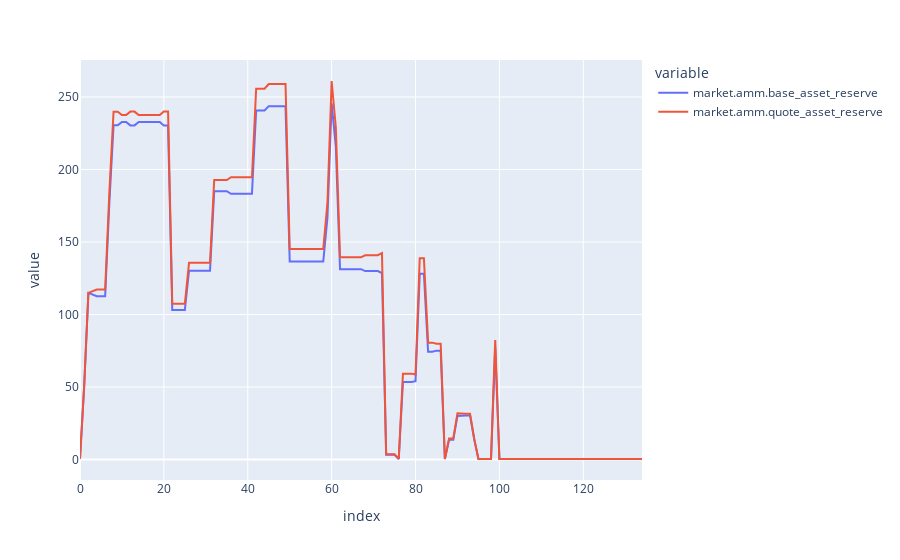

The notebook cell this image was saved under:
### Code cell
market2[[
    'market.amm.base_asset_reserve',
    'market.amm.quote_asset_reserve',
]].plot()

### Figure 1 — Plotly figure (JSON) as saved in the notebook; plotly's stock layout.template omitted (floating-point values rounded to 4 significant figures; data arrays with more than 128 entries replaced by an {"elided": "..."} marker saying what was removed)
{"data": [{"hovertemplate": "variable=market.amm.base_asset_reserve<br>index=%{x}<br>value=%{y}<extra></extra>", "legendgroup": "market.amm.base_asset_reserve", "line": {"color": "#636efa", "dash": "solid"}, "marker": {"symbol": "circle"}, "mode": "lines", "name": "market.amm.base_asset_reserve", "orientation": "v", "showlegend": true, "type": "scatter", "x": {"elided": "135 int values"}, "xaxis": "x", "y": {"elided": "135 float values"}, "yaxis": "y"}, {"hovertemplate": "variable=market.amm.quote_asset_reserve<br>index=%{x}<br>value=%{y}<extra></extra>", "legendgroup": "market.amm.quote_asset_reserve", "line": {"color": "#EF553B", "dash": "solid"}, "marker": {"symbol": "circle"}, "mode": "lines", "name": "market.amm.quote_asset_reserve", "orientation": "v", "showlegend": true, "type": "scatter", "x": {"elided": "135 int values"}, "xaxis": "x", "y": {"elided": "135 float values"}, "yaxis": "y"}], "layout": {"legend": {"title": {"text": "variable"}, "tracegroupgap": 0}, "margin": {"t": 60}, "xaxis": {"anchor": "y", "domain": [0, 1], "title": {"text": "index"}}, "yaxis": {"anchor": "x", "domain": [0, 1], "title": {"text": "value"}}}}
